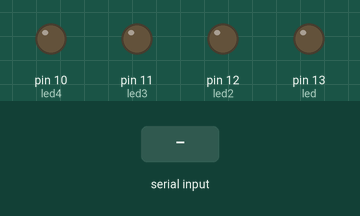
This sketch was run on a simulated Arduino Uno, built with avr-gcc and run on an emulated ATmega328P. Parts: output pins drawn as LEDs (lit = HIGH). The inputs (shaded band) are chosen by the test bench.

Above: at 1.2 s.
1.3 s: "1" received over Serial
At 2.0 s:
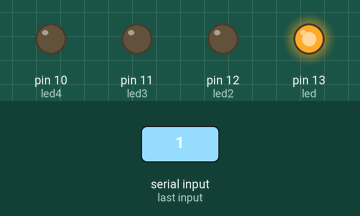
2.8 s: "2" received over Serial
At 3.1 s:
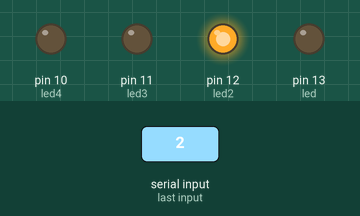
4.3 s: "3" received over Serial
At 5.5 s:
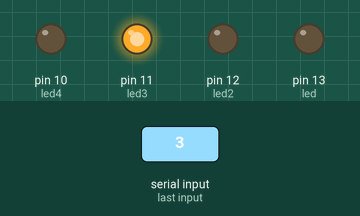
5.8 s: "4" received over Serial
At 6.6 s:
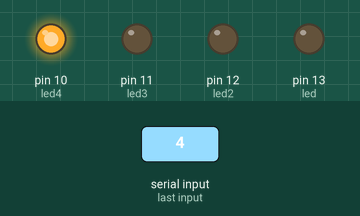
Timing chart, 0 to 8.3 s (numbered marks = the images above; inputs shaded):
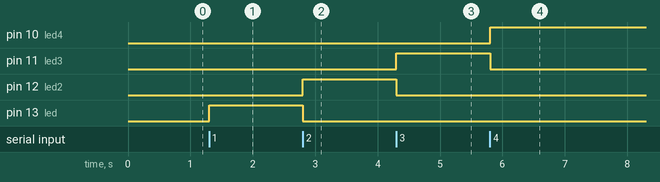

The sketch:

1_on_2_off_on_4leds.ino
```cpp
//bool state;
char x;
int led=13;
int led2=12;
int led3=11;
int led4=10;
void setup() {
  // put your setup code here, to run once:
  Serial.begin(9600);
  pinMode(led,OUTPUT);
  pinMode(led2,OUTPUT);
  pinMode(led3,OUTPUT);
  pinMode(led4,OUTPUT);

}

void loop() {
  // put your main code here, to run repeatedly:
  Serial.available();
   x=Serial.read();
  if(x=='1'){
    digitalWrite(led,HIGH);
    digitalWrite(led2,LOW);
    digitalWrite(led3,LOW);
    digitalWrite(led4,LOW);
  }
  else if(x=='2'){
    digitalWrite(led,LOW);
    digitalWrite(led2,HIGH);
    digitalWrite(led3,LOW);
    digitalWrite(led4,LOW);
    }
   else if(x=='3'){
    digitalWrite(led,LOW);
    digitalWrite(led2,LOW);
    digitalWrite(led3,HIGH);
    digitalWrite(led4,LOW);


    }
   else if(x=='4'){
    digitalWrite(led,LOW);
    digitalWrite(led2,LOW);
    digitalWrite(led3,LOW);
    digitalWrite(led4,HIGH);
    }


}
```

Measured:
- after the input at 1.3 s, pin 13 (led): LOW → HIGH at once
- after the input at 2.8 s, pin 12 (led2): LOW → HIGH at once; pin 13 (led): HIGH → LOW at once
- after the input at 4.3 s, pin 11 (led3): LOW → HIGH at once; pin 12 (led2): HIGH → LOW at once
- after the input at 5.8 s, pin 10 (led4): LOW → HIGH at once; pin 11 (led3): HIGH → LOW at once
